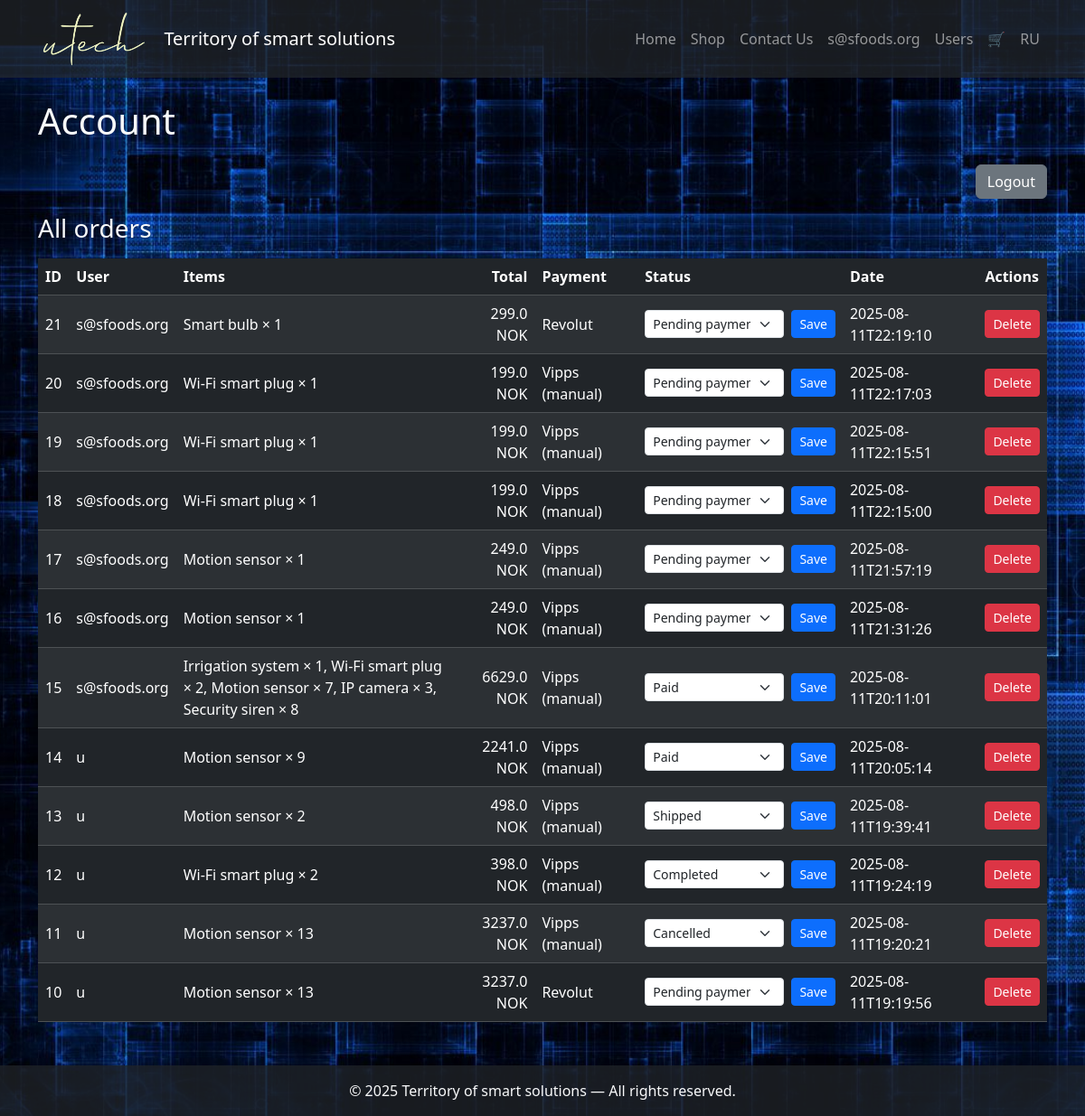
Before: /account (signed in) with the older database file.
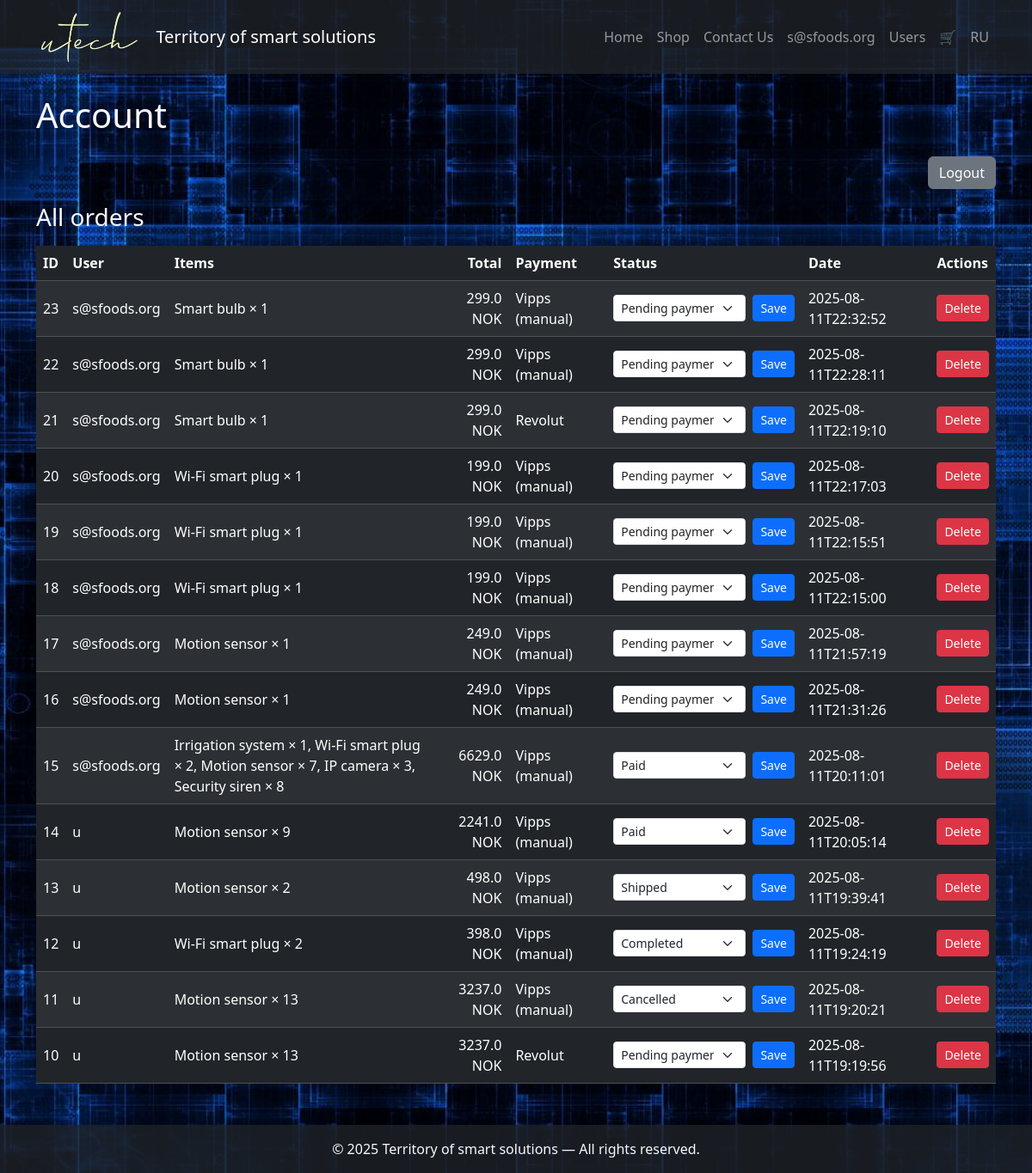
After: the same page with the newer database file.
### tables this page shows
CREATE TABLE users (
        id INTEGER PRIMARY KEY AUTOINCREMENT,
        username TEXT UNIQUE,
        password TEXT,
        role TEXT DEFAULT 'user'
    );

CREATE TABLE orders (
        id INTEGER PRIMARY KEY AUTOINCREMENT,
        user_id INTEGER,
        items TEXT,
        total REAL,
        payment_method TEXT,
        status TEXT DEFAULT 'Оплачено',
        date TEXT
    , ship_country TEXT, ship_zip TEXT, ship_city TEXT, ship_addr1 TEXT, ship_addr2 TEXT, ship_firstname TEXT, ship_lastname TEXT, ship_email TEXT, ship_phone TEXT, ship_carrier TEXT, customer_note TEXT);

### main.py (the view)
@app.route("/account")
def account_en():
    return render_account("en")

### main.py (called while the page is built)
@app.context_processor
def inject_request():
    return dict(request=request)

def render_lang(template, lang, **kwargs):
    cart_count = 0
    cart = session.get("cart", {})
    if isinstance(cart, dict):
        cart_count = sum(cart.values())
    elif isinstance(cart, list):
        cart_count = len(cart)
    return render_template(
        template,
        lang=lang,
        tr=translations[lang],
        posts=posts,
        cart_count=cart_count,
        shipping=session.get("shipping", {}),   # <── добавили
        **kwargs
    )

def summarize_items(items_json, lang="en"):
    try:
        items = json.loads(items_json)
    except:
        return items_json  # если не JSON, вернуть как есть
    result = []
    for item in items:
        product = next((p for p in products if p["id"] == item["id"]), None)
        if product:
            name = product.get(f"name_{lang}", product.get("name", "?"))
        else:
            name = "?"
        result.append(f"{name} × {item.get('qty', 1)}")
    return ", ".join(result)

### templates/account.html (shortened to what this page needs)
{% extends "base.html" %}
{% block content %}
<h1 class="mb-4">
    {{ 'Личный кабинет' if lang == 'ru' else 'Account' }}
</h1>
<div class="mb-3 text-end">
    <a href="{{ url_for('logout') }}" class="btn btn-secondary">
        {{ 'Выйти' if lang == 'ru' else 'Logout' }}
    </a>
</div>
{% if role == 'admin' %}
  <h3 class="mb-3">{{ 'Все заказы' if lang == 'ru' else 'All orders' }}</h3>
  <table class="table table-dark table-striped align-middle">
    <thead>
      <tr>
        <th>ID</th>
        <th>{{ 'Пользователь' if lang=='ru' else 'User' }}</th>
        <th>{{ 'Товары' if lang=='ru' else 'Items' }}</th>
        <th class="text-end">{{ 'Сумма' if lang=='ru' else 'Total' }}</th>
        <th>{{ 'Оплата' if lang=='ru' else 'Payment' }}</th>
        <th>{{ 'Статус' if lang=='ru' else 'Status' }}</th>
        <th>{{ 'Дата' if lang=='ru' else 'Date' }}</th>
        <th>{{ 'Действия' if lang=='ru' else 'Actions' }}</th>
      </tr>
    </thead>
    <tbody>
      {% for o in orders %}
      <tr>
        <td>{{ o.id }}</td>
        <td>{{ o.username }}</td>
        <td style="max-width: 420px;">{{ o.items_text }}</td>
        <td class="text-end">{{ o.total }} NOK</td>
        <td>{{ o.payment }}</td>
        <td style="min-width: 210px;">
          <form method="post" action="/update_order/{{ o.id }}" class="d-flex gap-2">
            <select name="status_code" class="form-select form-select-sm">
              {% for code, labels in status_choices %}
                <option value="{{ code }}" {% if o.status_code == code %}selected{% endif %}>
                  {{ labels[lang] }}
                </option>
              {% endfor %}
            </select>
            <button class="btn btn-sm btn-primary">
              {{ 'Сохранить' if lang=='ru' else 'Save' }}
            </button>
          </form>
        </td>
        <td>{{ o.date }}</td>
        <td>
          <a href="/delete_order/{{ o.id }}" class="btn btn-sm btn-danger"
             onclick="return confirm('{{ 'Удалить заказ?' if lang=='ru' else 'Delete order?' }}');">
            {{ 'Удалить' if lang=='ru' else 'Delete' }}
          </a>
        </td>
      </tr>
      {% endfor %}
    </tbody>
  </table>
{% endif %}
{% endblock %}

### templates/base.html (shortened to what this page needs)
<!DOCTYPE html>
<html lang="{{ lang }}">
<head>
    <link href="https://cdn.jsdelivr.net/npm/bootstrap@5.3.3/dist/css/bootstrap.min.css" rel="stylesheet">
    <link rel="stylesheet" href="{{ url_for('static', filename='css/style.css') }}">
    <link href="https://cdnjs.cloudflare.com/ajax/libs/lightbox2/2.11.4/css/lightbox.min.css" rel="stylesheet">
</head>
<body>
<nav class="navbar navbar-expand-lg navbar-dark bg-dark bg-opacity-75">
  <div class="container">
    <a class="navbar-brand d-flex align-items-center" href="/{{ 'ru' if lang == 'ru' else '' }}">
      <img src="{{ url_for('static', filename='img/logo.png') }}"
         alt="Logo"
         style="height: 60px; margin-right: 18px;">
      {{ tr.site_title }}
    </a>
    <div class="collapse navbar-collapse" id="navbarNav">
      <ul class="navbar-nav ms-auto">
        <li class="nav-item">
          <a class="nav-link" href="/{{ 'ru' if lang == 'ru' else '' }}">
            {{ tr.menu_home }}
          </a>
        </li>
        <li class="nav-item">
          <a class="nav-link" href="/{{ 'ru/shop' if lang == 'ru' else 'shop' }}">
            {{ tr.menu_shop }}
          </a>
        </li>
        <li class="nav-item">
          <a class="nav-link" href="/{{ 'ru/contacts' if lang == 'ru' else 'contacts' }}">
            {{ tr.menu_contacts }}
          </a>
        <li class="nav-item">
          {% if session.get("user_id") %}
            <a class="nav-link" href="/{{ 'ru/account' if lang == 'ru' else 'account' }}">
                {{ session.get("username") or (tr.menu_account if tr.get('menu_account') else 'Account') }}
            </a>
          {% else %}
            <a class="nav-link" href="/{{ 'ru/login' if lang == 'ru' else 'login' }}">
              {{ tr.menu_login }}
            </a>
          {% endif %}
        </li>
        {% if session.get("role") == "admin" %}
          <li class="nav-item">
            <a class="nav-link" href="/{{ 'ru/admin/users' if lang == 'ru' else 'admin/users' }}">
              {{ 'Пользователи' if lang == 'ru' else 'Users' }}
            </a>
          </li>
        {% endif %}
        <li class="nav-item">
            <a class="nav-link position-relative" href="/{{ 'ru/cart' if lang == 'ru' else 'cart' }}">
                🛒
            </a>
        </li>
        <li class="nav-item">
          {% set current_path = request.path %}
          {% if lang == 'en' %}
            <a class="nav-link" href="/ru{{ '' if current_path == '/' else current_path }}">
              RU
            </a>
          {% else %}
            {% set new_path = current_path|replace('/ru', '') %}
            <a class="nav-link" href="{{ '/' if new_path == '' else new_path }}">
              EN
            </a>
          {% endif %}
        </li>
      </ul>
    </div>
  </div>
</nav>
<main class="container mt-4 text-light">
    {% block content %}{% endblock %}
</main>
<footer class="text-center text-light py-3 mt-5 bg-dark bg-opacity-75">
    &copy; 2025 {{ tr.site_title }} — {{ tr.footer }}
</footer>
</body>
</html>

### static/css/style.css (style rules this page uses)
body { background: url('../img/backg2.jpg') no-repeat center center fixed; background-size: cover; }

Changed rows visible on the page:
added orders: id "23", username "s@sfoods.org", items_text "Smart bulb × 1", total "299.0", payment "Vipps (manual)", value "Save", date "2025-08-11T22:32:52", value "Delete"
added orders: id "22", username "s@sfoods.org", items_text "Smart bulb × 1", total "299.0", payment "Vipps (manual)", value "Save", date "2025-08-11T22:28:11", value "Delete"
